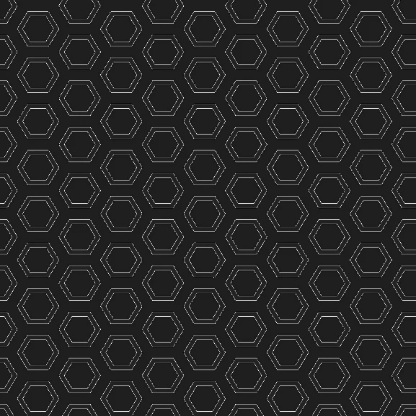
#> input picture image/back_img_30.jpg, 416 x 416 px
$ python back_image.py
#> lines starting #> are read from the running program, lines starting #| are printed output that depends on the picture
import cv2
import os
import random

# [8 lines of commented-out code are left out]
image = cv2.imread('../image/back_img_30.jpg')
#> image is the input picture: shape (416, 416, 3); min 1, max 240, mean 39.3
h, w, c = image.shape
#> h = 416; w = 416; c = 3
# 切り出す画像サイズ
frame_size = (84, 84)
# 生成画像保存
dir_name = '../add_dataset/w_back_30'
os.makedirs(dir_name, exist_ok = True)
# 切り抜き処理
image_num = 360
for i in range(image_num):
    x = random.randint(0, w-frame_size[1])
    y = random.randint(0, h-frame_size[0])

    cut_img = image[y:y+frame_size[1], x:x+frame_size[0],:]
    #  画像保存
    cv2.imwrite(dir_name + f'/w_back_{i}.jpg', cut_img)
#> this loop made 360 passes
#> pass 1, `cut_img = image[y:y+frame_size[1], x:x+frame_size[0],:]`:
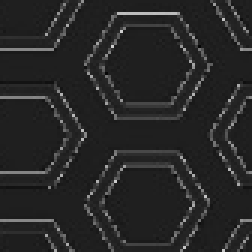
#> cut_img: shape (84, 84, 3) (shown 3 times larger); min 5, max 208, mean 39.2
#> pass 2, `cut_img = image[y:y+frame_size[1], x:x+frame_size[0],:]`:
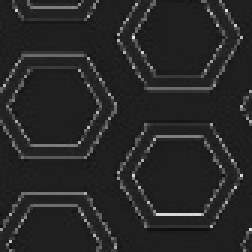
#> cut_img: shape (84, 84, 3) (shown 3 times larger); min 12, max 233, mean 39.2
#> pass 3, `cut_img = image[y:y+frame_size[1], x:x+frame_size[0],:]`:
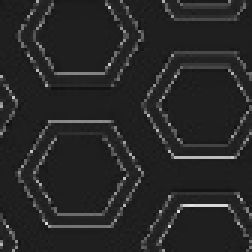
#> cut_img: shape (84, 84, 3) (shown 3 times larger); min 14, max 224, mean 39.2

$ run again, with image/back_30.jpg copied over image/back_img_30.jpg
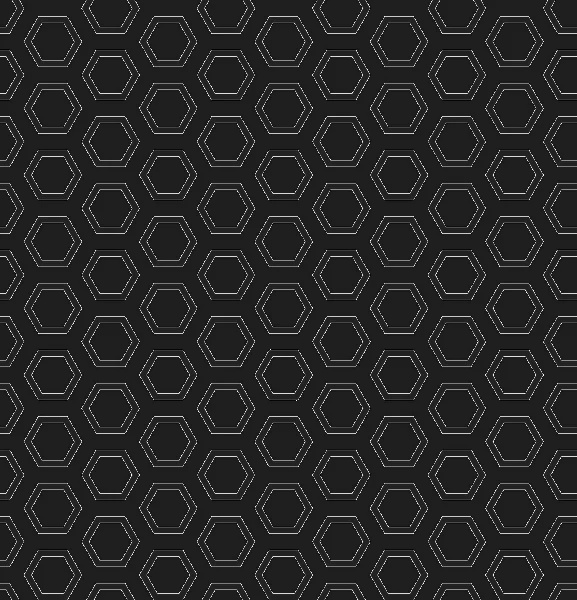
#> input picture image/back_30.jpg, 577 x 600 px
#> image is the input picture: shape (600, 577, 3); min 0, max 255, mean 39.4
#> the loop `for i in range(image_num):` made 360 passes
#> pass 1, `cut_img = image[y:y+frame_size[1], x:x+frame_size[0],:]`:
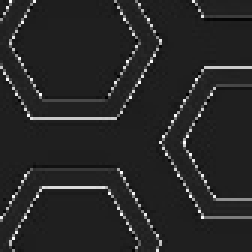
#> cut_img: shape (84, 84, 3) (shown 3 times larger); min 0, max 255, mean 39
#> pass 3, `cut_img = image[y:y+frame_size[1], x:x+frame_size[0],:]`:
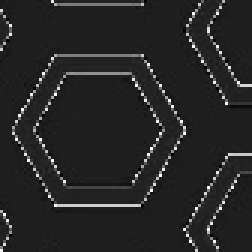
#> cut_img: shape (84, 84, 3) (shown 3 times larger); min 0, max 255, mean 39.1
